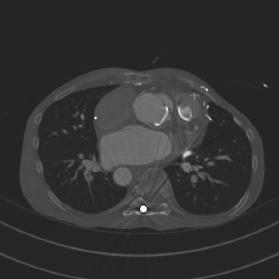
#> input picture Code/Sample Images/img_4.png, 279 x 279 px
$ python KMeans.py
#> lines starting #> are read from the running program, lines starting #| are printed output that depends on the picture; after the words box and inside, x2 and y2 are one past the last pixel; in counts of white or black regions, pixels touching at a corner belong together
import numpy as np
from tqdm import tqdm

import cv2.cv2 as cv2

np.random.seed(42)


def init_centroid(img, k):
    r, c = img.shape
    centroid_arr = np.empty([k, c])
    for i in range(k):
        rand_num = np.random.randint(r)
        centroid_arr[i] = img[rand_num]

    return centroid_arr.astype(np.uint8)


def distance(x1, x2):
    x1_square_sum = np.sum(np.square(x1), axis=1)
    x2_square_sum = np.sum(np.square(x2), axis=1)

    mul = np.dot(x1, x2.T)
    dist = np.sqrt(abs(x1_square_sum[:, np.newaxis] + x2_square_sum - 2 * mul))

    return dist


def choosing_cluster(img, centroid):
    r, c = img.shape
    cluster_idx = np.empty([r])
    dist = distance(img, centroid)
    cluster_idx = np.argmin(dist, axis=1)

    return cluster_idx


def update_centroid(old_centroid, cluster_idx, img):
    k, c = old_centroid.shape
    new_centroid = np.empty(old_centroid.shape)
    for i in range(k):
        new_centroid[i] = np.mean(img[cluster_idx == i], axis=0)

    return new_centroid


if __name__ == '__main__':
    img = cv2.imread('../Sample Images/img_4.png')
#> img is the input picture: shape (279, 279, 3); min 27, max 255, mean 50.7
    img = cv2.resize(img, (800, 600))
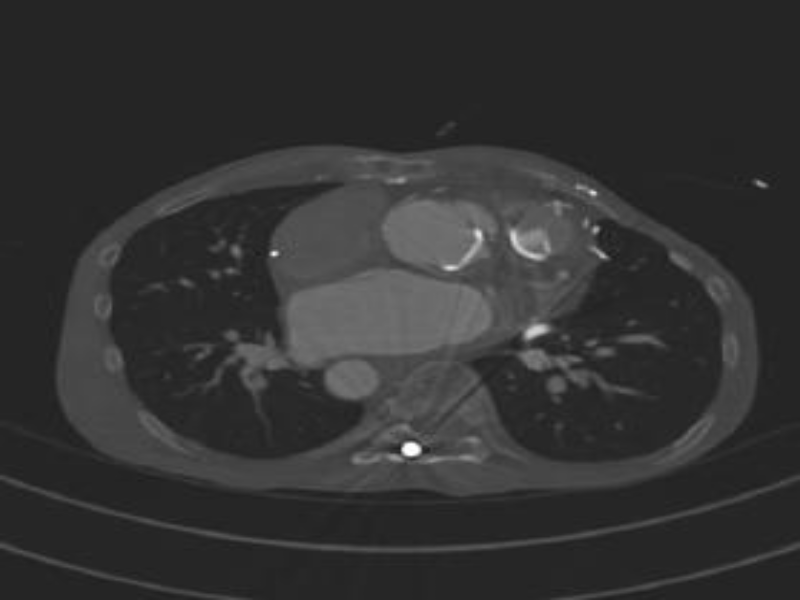
#> img: shape (600, 800, 3); min 28, max 255, mean 50.6
    img_shape = img.shape
#> img_shape = (600, 800, 3)
    cv2.imshow("Before filter", img)
    img = img.reshape(img_shape[0] * img_shape[1], img_shape[2])

    k = 2
    centroid = init_centroid(img, k)
#> after the loop in init_centroid, `for i in range(k):`: centroid_arr = [[75, 75, 75], [70, 70, 70]]
#> centroid = [[75, 75, 75], [70, 70, 70]]

    for i in range(100):
        cluster_idx = choosing_cluster(img, centroid)
        centroid = update_centroid(centroid, cluster_idx, img)
#> this loop made 100 passes
#> centroid on passes 1 to 10: [[75.09, 75.09, 75.09], [50.29, 50.29, 50.29]], [[39.12, 39.12, 39.12], [81.94, 81.94, 81.94]], [[80.22, 80.22, 80.22], [38.99, 38.99, 38.99]], [[38.91, 38.91, 38.91], [80.03, 80.03, 80.03]], [[80.99, 80.99, 80.99], [38.88, 38.88, 38.88]], [[38.91, 38.91, 38.91], [80.03, 80.03, 80.03]], [[80.99, 80.99, 80.99], [38.88, 38.88, 38.88]], [[38.91, 38.91, 38.91], [80.03, 80.03, 80.03]], [[80.99, 80.99, 80.99], [38.88, 38.88, 38.88]], [[38.91, 38.91, 38.91], [80.03, 80.03, 80.03]]

    update_img_arr = np.copy(img)
    for i in range(k):
        indices_current_cluster = np.where(cluster_idx == i)[0]
        update_img_arr[indices_current_cluster] = centroid[i]

    update_img_arr = update_img_arr.reshape(img_shape)
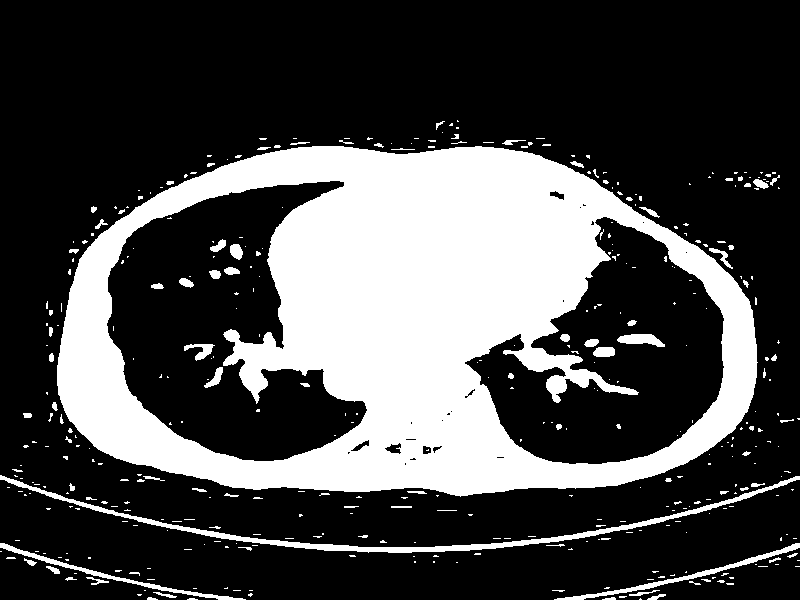
#> update_img_arr: shape (600, 800, 3); values 38 (black) and 80 (white), 28.4% white; 406 white regions (319 under 20 px), largest, box (x1, y1, x2, y2) and area: (57, 146, 758, 497) 124001, (0, 475, 800, 553) 3946, (554, 543, 800, 600) 1079
    cv2.imshow("After filter", update_img_arr)
    cv2.waitKey(0)

$ run again, with Code/Sample Images/img_1.png copied over Code/Sample Images/img_4.png
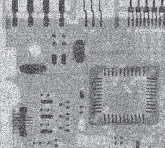
#> input picture Code/Sample Images/img_1.png, 165 x 148 px
#> img is the input picture: shape (148, 165, 3); mean B, G, R 160.5, 157.8, 156.3
#> `img = cv2.resize(img, (800, 600))`:
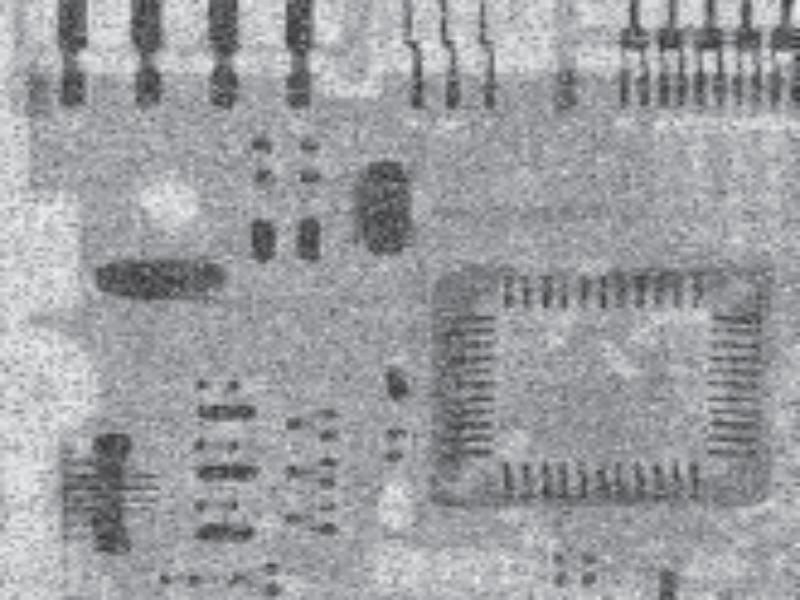
#> img: shape (600, 800, 3); mean B, G, R 160.4, 157.7, 156.1
#> after the loop in init_centroid, `for i in range(k):`: centroid_arr = [[153, 150, 149], [172, 169, 167]]
#> the loop `for i in range(100):` made 100 passes
#> centroid on passes 1 to 6: [[161.1, 158.5, 156.9], [159.5, 156.8, 155.3]], [[137.7, 134.9, 133.4], [178.8, 176.2, 174.6]], [[177.3, 174.7, 173.1], [135.7, 132.9, 131.5]], [[133.4, 130.7, 129.3], [176.4, 173.8, 172.2]], [[175.9, 173.3, 171.6], [131.9, 129.1, 127.8]], [[130.6, 127.9, 126.5], [175.5, 172.9, 171.2]]
#> `update_img_arr = update_img_arr.reshape(img_shape)`:
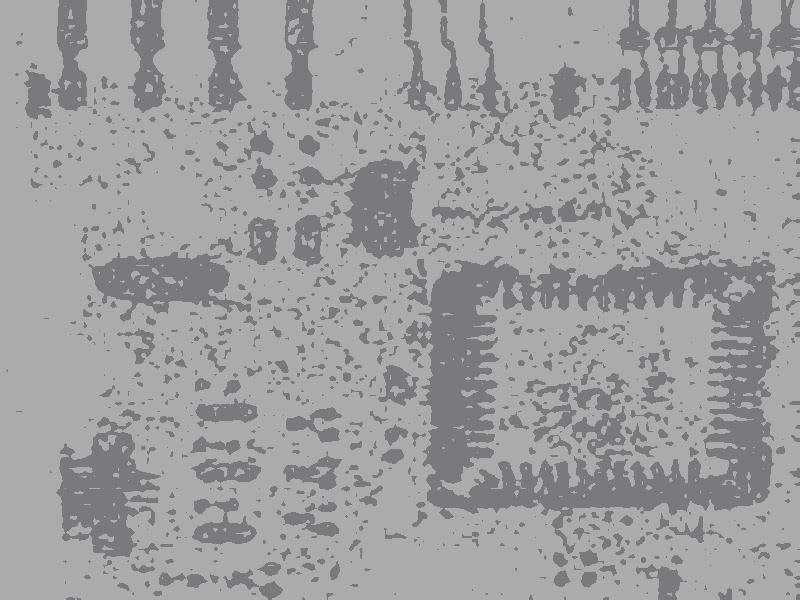
#> update_img_arr: shape (600, 800, 3); mean of channels 0, 1, 2 159.7, 157.4, 155.7; drawn as B, G, R

$ run again, with Code/Sample Images/img_10.png copied over Code/Sample Images/img_4.png
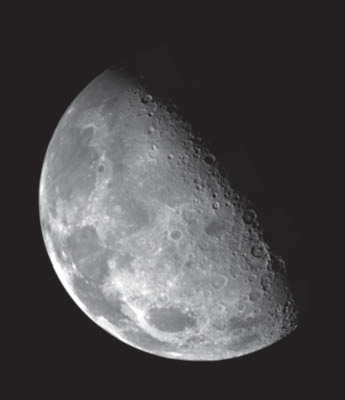
#> input picture Code/Sample Images/img_10.png, 345 x 400 px
#> img is the input picture: shape (400, 345, 3); mean B, G, R 72.6, 71, 73.1
#> `img = cv2.resize(img, (800, 600))`:
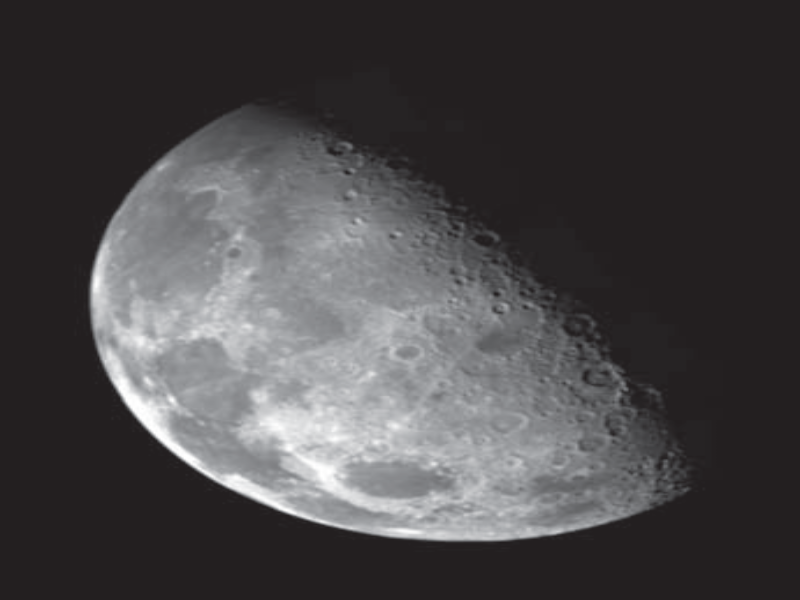
#> img: shape (600, 800, 3); mean B, G, R 72.5, 71, 73.1
#> after the loop in init_centroid, `for i in range(k):`: centroid_arr = [[57, 55, 57], [33, 32, 36]]
#> the loop `for i in range(100):` made 100 passes
#> centroid on passes 1 to 6: [[139.8, 137.1, 135.9], [70.59, 69.07, 71.24]], [[85.5, 83.54, 83.28], [71.8, 70.27, 72.48]], [[59.74, 58.13, 59.48], [73, 71.44, 73.54]], [[76.46, 74.85, 76.8], [38.46, 37.37, 40.57]], [[36.72, 35.68, 39.03], [76.42, 74.81, 76.75]], [[76.41, 74.8, 76.74], [36.55, 35.51, 38.87]]
#> `update_img_arr = update_img_arr.reshape(img_shape)`:
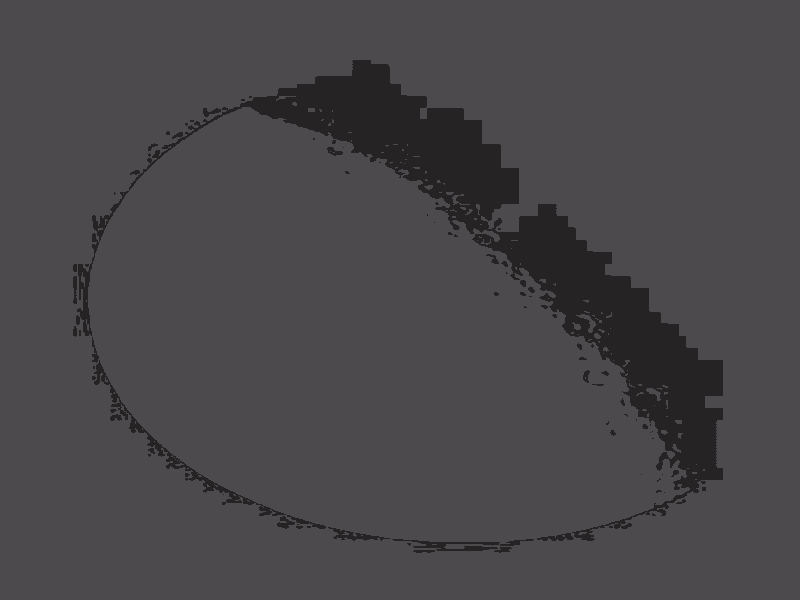
#> update_img_arr: shape (600, 800, 3); mean of channels 0, 1, 2 72.1, 70.2, 72.3; drawn as B, G, R

$ run again, with Code/Sample Images/img_11.png copied over Code/Sample Images/img_4.png
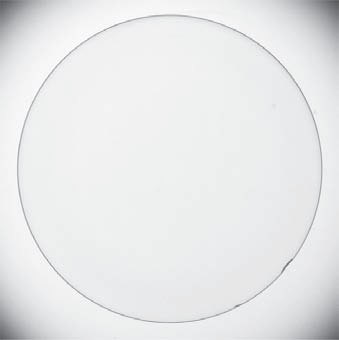
#> input picture Code/Sample Images/img_11.png, 339 x 340 px
#> img is the input picture: shape (340, 339, 3); mean B, G, R 233.2, 232.5, 231.7
#> `img = cv2.resize(img, (800, 600))`:
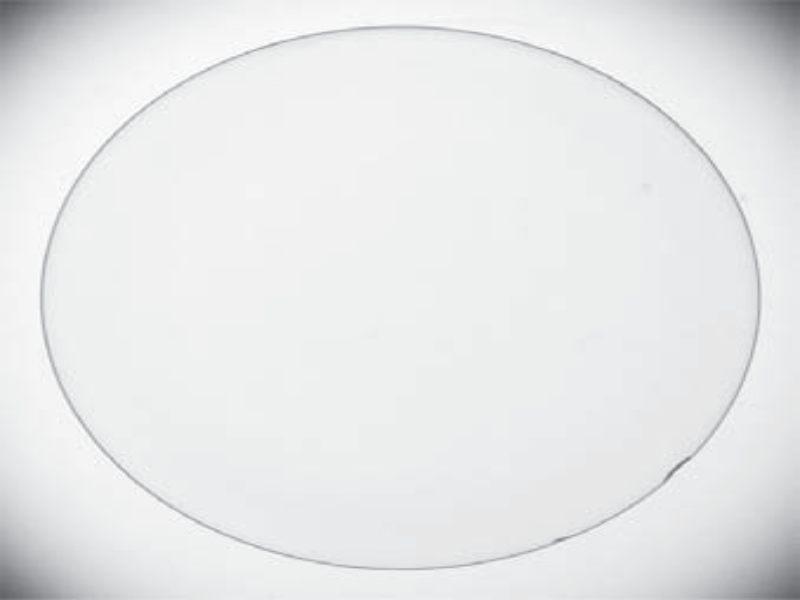
#> img: shape (600, 800, 3); mean B, G, R 233.1, 232.4, 231.7
#> after the loop in init_centroid, `for i in range(k):`: centroid_arr = [[243, 242, 242], [240, 240, 239]]
#> the loop `for i in range(100):` made 100 passes
#> centroid on passes 1 to 6: [[193.6, 192, 190.7], [233.5, 232.8, 232]], [[237.1, 236.5, 235.8], [185.4, 183, 181.6]], [[182.8, 180.3, 178.9], [236.9, 236.3, 235.6]], [[236.9, 236.3, 235.6], [181.8, 179.4, 177.9]], [[181.1, 178.6, 177.1], [236.8, 236.2, 235.6]], [[236.8, 236.2, 235.5], [181, 178.5, 177.1]]
#> `update_img_arr = update_img_arr.reshape(img_shape)`:
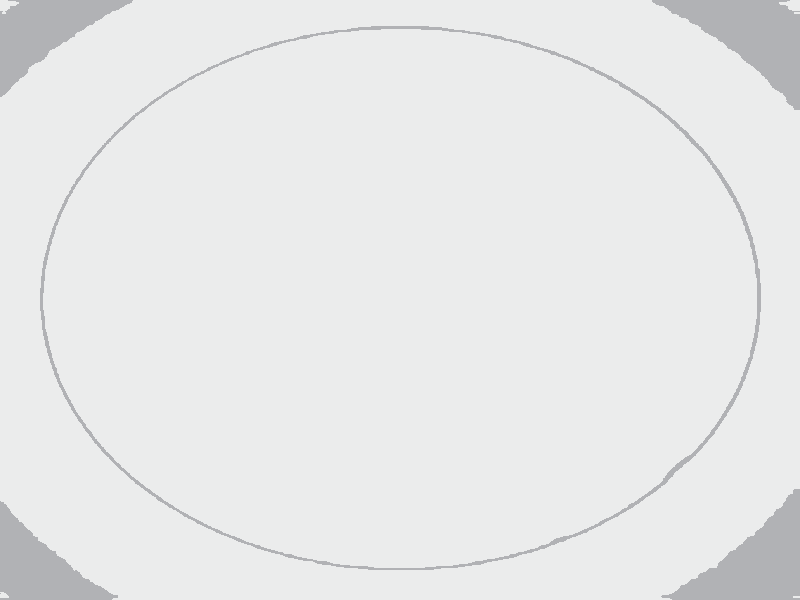
#> update_img_arr: shape (600, 800, 3); mean of channels 0, 1, 2 232.4, 232.2, 231.2; drawn as B, G, R
